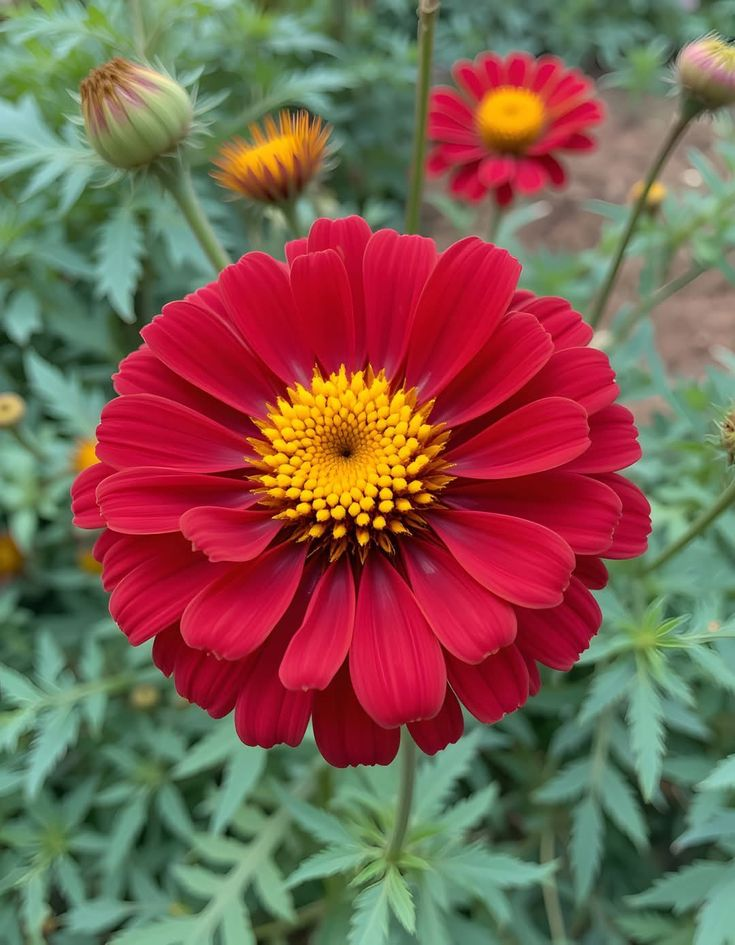
#> input picture DIP/Red Marigold.jpg, 735 x 945 px
$ python '#10.py'   (older library calls are emulated)
#> lines starting #> are read from the running program, lines starting #| are printed output that depends on the picture
import cv2, matplotlib.pyplot as plt

img = cv2.imread("Red Marigold.jpg", 0)
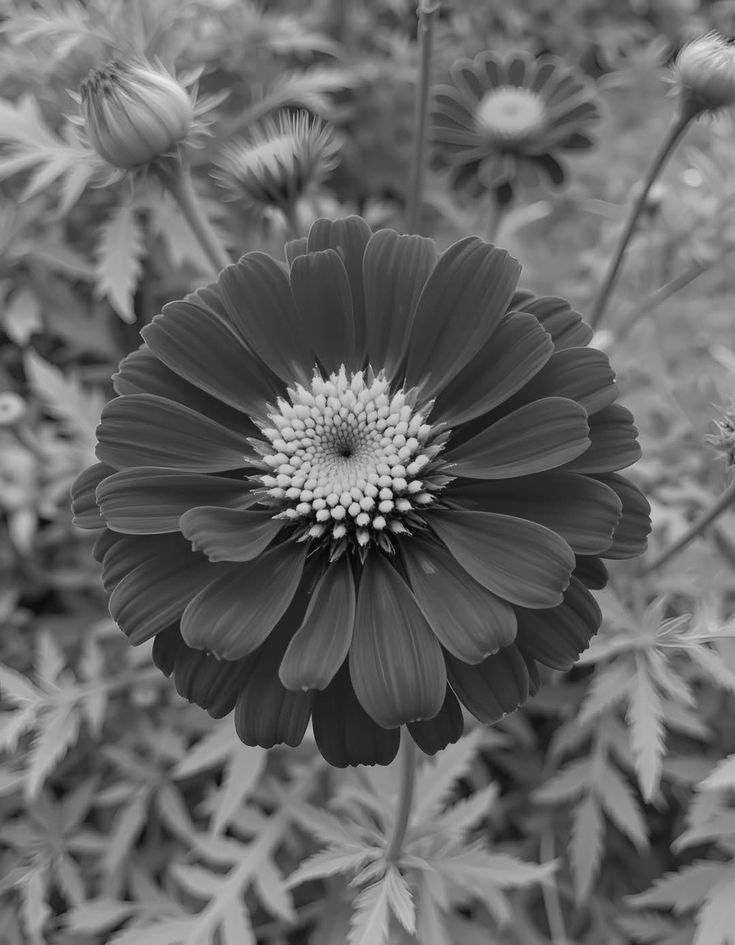
#> img: shape (945, 735); min 0, max 238, mean 101.8
lap = cv2.Laplacian(img, cv2.CV_64F)
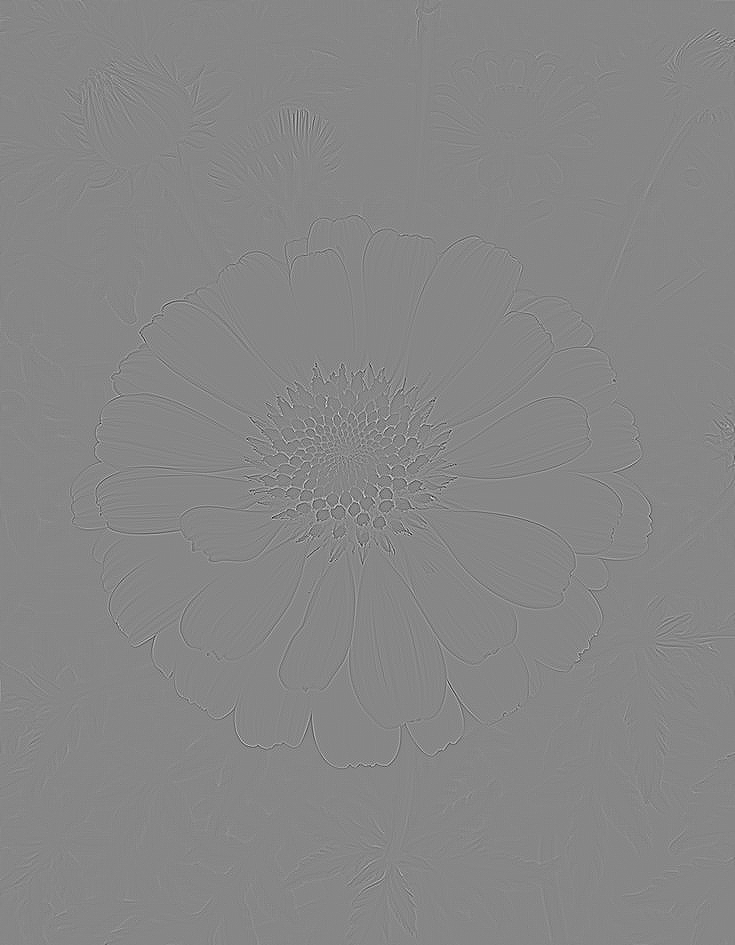
#> lap: shape (945, 735) float64; min -307, max 273, mean 0; drawn with min black and max white
canny = cv2.Canny(img, 100, 200)
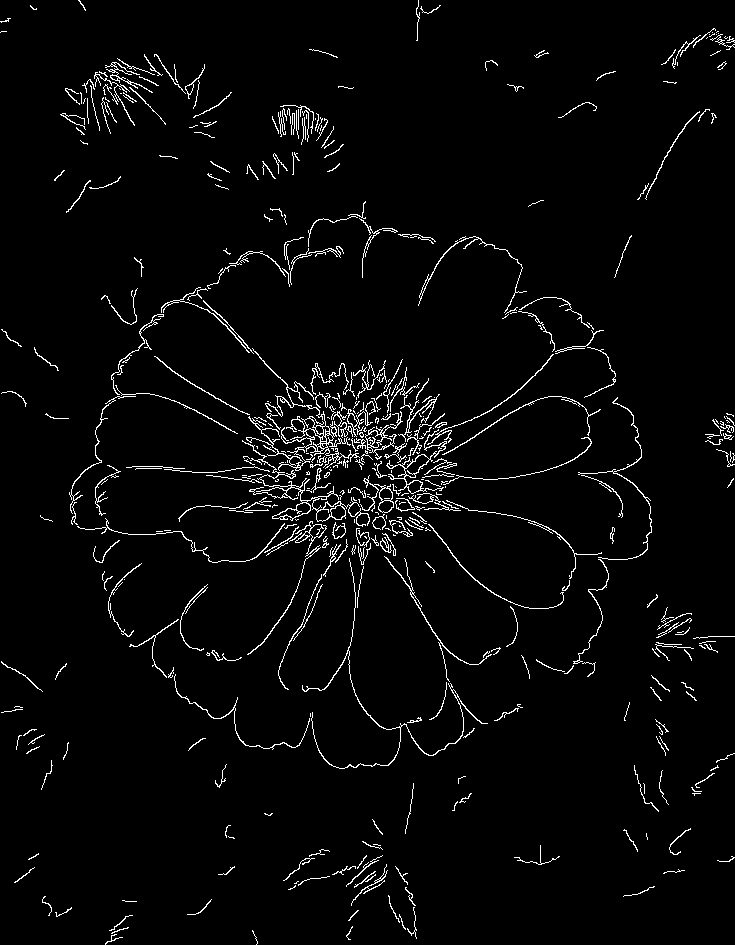
#> canny: shape (945, 735); 3.2% white in thin lines or dots

plt.subplot(1, 3, 1); plt.imshow(img, cmap="gray"); plt.title("Original")
plt.subplot(1, 3, 2); plt.imshow(lap, cmap="gray"); plt.title("Laplacian")
plt.subplot(1, 3, 3); plt.imshow(canny, cmap="gray"); plt.title("Canny")
plt.show()
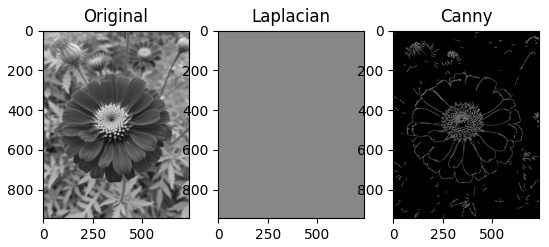
#> figure drawn by matplotlib, 3 panels

$ run again, with DIP/Sunflower.jpg copied over DIP/Red Marigold.jpg
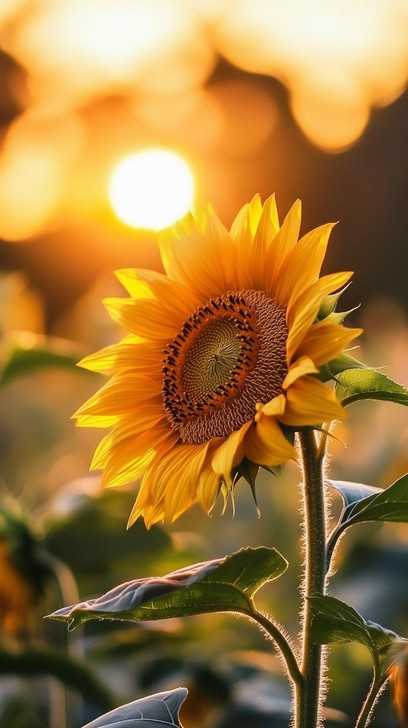
#> input picture DIP/Sunflower.jpg, 408 x 728 px
#> `canny = cv2.Canny(img, 100, 200)`:
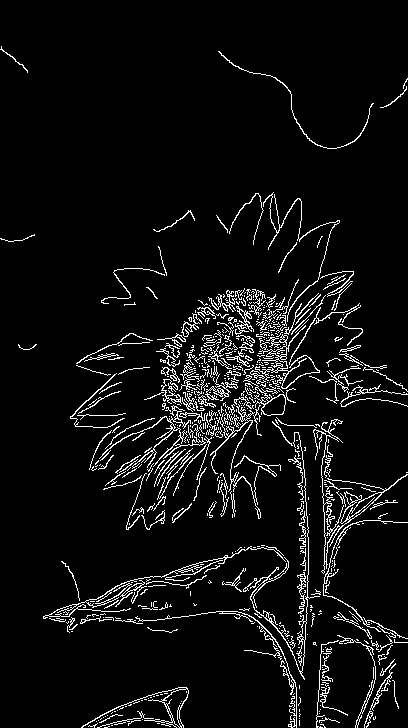
#> canny: shape (728, 408); 5.9% white in thin lines or dots
#> `plt.show()`:
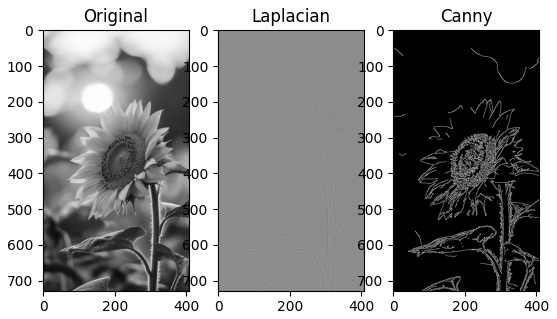
#> figure drawn by matplotlib, 3 panels
